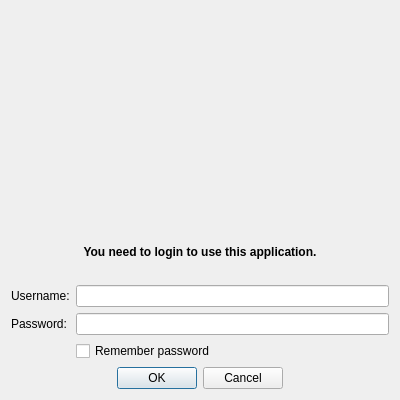
<?xml version="1.0" encoding="UTF-8"?>
<ui version="4.0">
 <class>PasswordDialog</class>
 <widget class="QDialog" name="PasswordDialog">
  <property name="geometry">
   <rect>
    <x>0</x>
    <y>0</y>
    <width>400</width>
    <height>400</height>
   </rect>
  </property>
  <property name="windowTitle">
   <string>Login required</string>
  </property>
  <property name="windowIcon">
   <iconset theme="config-users">
    <normaloff/>
   </iconset>
  </property>
  <layout class="QGridLayout" name="gridLayout">
   <item row="5" column="1">
    <widget class="QLineEdit" name="editUsername"/>
   </item>
   <item row="5" column="0">
    <widget class="QLabel" name="labelUsername">
     <property name="text">
      <string>Username:</string>
     </property>
    </widget>
   </item>
   <item row="6" column="0">
    <widget class="QLabel" name="labelPassword">
     <property name="text">
      <string>Password:</string>
     </property>
    </widget>
   </item>
   <item row="3" column="0" colspan="2">
    <widget class="QLabel" name="labelInfo">
     <property name="text">
      <string>&lt;b&gt;You need to login to use this application.&lt;/b&gt;</string>
     </property>
     <property name="alignment">
      <set>Qt::AlignCenter</set>
     </property>
     <property name="wordWrap">
      <bool>true</bool>
     </property>
    </widget>
   </item>
   <item row="1" column="0" colspan="2">
    <widget class="QLabel" name="labelIcon">
     <property name="alignment">
      <set>Qt::AlignCenter</set>
     </property>
    </widget>
   </item>
   <item row="7" column="1">
    <widget class="QCheckBox" name="remember">
     <property name="text">
      <string>Remember password</string>
     </property>
    </widget>
   </item>
   <item row="8" column="0" colspan="2">
    <widget class="QDialogButtonBox" name="buttonBox">
     <property name="orientation">
      <enum>Qt::Horizontal</enum>
     </property>
     <property name="standardButtons">
      <set>QDialogButtonBox::Cancel|QDialogButtonBox::Ok</set>
     </property>
     <property name="centerButtons">
      <bool>true</bool>
     </property>
    </widget>
   </item>
   <item row="2" column="0" colspan="2">
    <spacer name="verticalSpacer_2">
     <property name="orientation">
      <enum>Qt::Vertical</enum>
     </property>
     <property name="sizeHint" stdset="0">
      <size>
       <width>20</width>
       <height>40</height>
      </size>
     </property>
    </spacer>
   </item>
   <item row="0" column="0" colspan="2">
    <spacer name="verticalSpacer">
     <property name="orientation">
      <enum>Qt::Vertical</enum>
     </property>
     <property name="sizeHint" stdset="0">
      <size>
       <width>20</width>
       <height>40</height>
      </size>
     </property>
    </spacer>
   </item>
   <item row="6" column="1">
    <widget class="QLineEdit" name="editPassword">
     <property name="echoMode">
      <enum>QLineEdit::Password</enum>
     </property>
    </widget>
   </item>
   <item row="4" column="0" colspan="2">
    <widget class="QLabel" name="labelSpacer"/>
   </item>
  </layout>
 </widget>
 <tabstops>
  <tabstop>editUsername</tabstop>
  <tabstop>editPassword</tabstop>
  <tabstop>remember</tabstop>
  <tabstop>buttonBox</tabstop>
 </tabstops>
 <resources/>
 <connections>
  <connection>
   <sender>buttonBox</sender>
   <signal>rejected()</signal>
   <receiver>PasswordDialog</receiver>
   <slot>reject()</slot>
   <hints>
    <hint type="sourcelabel">
     <x>199</x>
     <y>375</y>
    </hint>
    <hint type="destinationlabel">
     <x>199</x>
     <y>199</y>
    </hint>
   </hints>
  </connection>
 </connections>
</ui>
